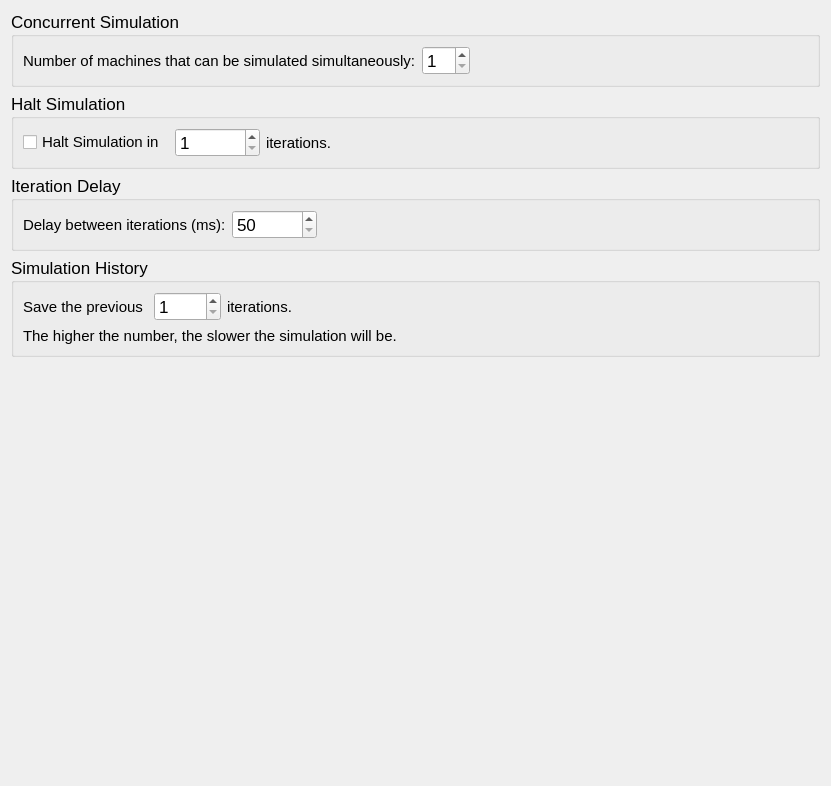
      <widget class="QWidget" name="zSimulationLayout">
       <attribute name="title">
        <string>Simulation</string>
       </attribute>
       <layout class="QVBoxLayout" name="verticalLayout_6">
        <item>
         <widget class="QGroupBox" name="zConcSimLayout">
          <property name="font">
           <font>
            <pointsize>13</pointsize>
           </font>
          </property>
          <property name="title">
           <string>Concurrent Simulation</string>
          </property>
          <layout class="QHBoxLayout" name="horizontalLayout_16">
           <item>
            <widget class="QLabel" name="zLabel_17">
             <property name="font">
              <font>
               <pointsize>11</pointsize>
              </font>
             </property>
             <property name="text">
              <string>Number of machines that can be simulated simultaneously:</string>
             </property>
            </widget>
           </item>
           <item>
            <widget class="QSpinBox" name="concurrentSim">
             <property name="minimum">
              <number>1</number>
             </property>
             <property name="maximum">
              <number>50</number>
             </property>
             <property name="value">
              <number>1</number>
             </property>
            </widget>
           </item>
           <item>
            <spacer name="zSpacer_14">
             <property name="orientation">
              <enum>Qt::Horizontal</enum>
             </property>
             <property name="sizeHint" stdset="0">
              <size>
               <width>338</width>
               <height>20</height>
              </size>
             </property>
            </spacer>
           </item>
          </layout>
         </widget>
        </item>
        <item>
         <widget class="QGroupBox" name="zHaltSimLayout">
          <property name="font">
           <font>
            <pointsize>13</pointsize>
           </font>
          </property>
          <property name="title">
           <string>Halt Simulation</string>
          </property>
          <layout class="QHBoxLayout" name="horizontalLayout_6">
           <item>
            <widget class="QCheckBox" name="haltSimCheck">
             <property name="font">
              <font>
               <pointsize>11</pointsize>
              </font>
             </property>
             <property name="text">
              <string>Halt Simulation in </string>
             </property>
            </widget>
           </item>
           <item>
            <widget class="QSpinBox" name="haltSimSpinBox">
             <property name="minimum">
              <number>1</number>
             </property>
             <property name="maximum">
              <number>10000000</number>
             </property>
             <property name="value">
              <number>1</number>
             </property>
            </widget>
           </item>
           <item>
            <widget class="QLabel" name="zLabel_19">
             <property name="font">
              <font>
               <pointsize>11</pointsize>
              </font>
             </property>
             <property name="text">
              <string>iterations.</string>
             </property>
            </widget>
           </item>
           <item>
            <spacer name="zSpacer_16">
             <property name="orientation">
              <enum>Qt::Horizontal</enum>
             </property>
             <property name="sizeHint" stdset="0">
              <size>
               <width>40</width>
               <height>20</height>
              </size>
             </property>
            </spacer>
           </item>
          </layout>
         </widget>
        </item>
        <item>
         <widget class="QGroupBox" name="zDelayBoxLayout">
          <property name="font">
           <font>
            <pointsize>13</pointsize>
           </font>
          </property>
          <property name="title">
           <string>Iteration Delay</string>
          </property>
          <layout class="QHBoxLayout" name="horizontalLayout_4">
           <item>
            <layout class="QVBoxLayout" name="zDelayLayout">
             <item>
              <layout class="QHBoxLayout" name="zDelayValueLayout">
               <item>
                <widget class="QLabel" name="zLabel_18">
                 <property name="font">
                  <font>
                   <pointsize>11</pointsize>
                  </font>
                 </property>
                 <property name="text">
                  <string>Delay between iterations (ms):</string>
                 </property>
                </widget>
               </item>
               <item>
                <widget class="QSpinBox" name="delaySpinBox">
                 <property name="minimum">
                  <number>50</number>
                 </property>
                 <property name="maximum">
                  <number>1000000</number>
                 </property>
                 <property name="singleStep">
                  <number>50</number>
                 </property>
                 <property name="value">
                  <number>50</number>
                 </property>
                </widget>
               </item>
              </layout>
             </item>
            </layout>
           </item>
           <item>
            <spacer name="zSpacer_15">
             <property name="orientation">
              <enum>Qt::Horizontal</enum>
             </property>
             <property name="sizeHint" stdset="0">
              <size>
               <width>477</width>
               <height>20</height>
              </size>
             </property>
            </spacer>
           </item>
          </layout>
         </widget>
        </item>
        <item>
         <widget class="QGroupBox" name="zSimHistLayout">
          <property name="font">
           <font>
            <pointsize>13</pointsize>
           </font>
          </property>
          <property name="title">
           <string>Simulation History</string>
          </property>
          <layout class="QVBoxLayout" name="verticalLayout_2">
           <item>
            <layout class="QHBoxLayout" name="zSimHistValueLayout">
             <item>
              <widget class="QLabel" name="zLabel_20">
               <property name="font">
                <font>
                 <pointsize>11</pointsize>
                </font>
               </property>
               <property name="text">
                <string>Save the previous </string>
               </property>
              </widget>
             </item>
             <item>
              <widget class="QSpinBox" name="simHistSBox">
               <property name="minimum">
                <number>1</number>
               </property>
               <property name="maximum">
                <number>1000</number>
               </property>
              </widget>
             </item>
             <item>
              <widget class="QLabel" name="zLabel_21">
               <property name="font">
                <font>
                 <pointsize>11</pointsize>
                </font>
               </property>
               <property name="text">
                <string>iterations.</string>
               </property>
              </widget>
             </item>
             <item>
              <spacer name="zSpacer_17">
               <property name="orientation">
                <enum>Qt::Horizontal</enum>
               </property>
               <property name="sizeHint" stdset="0">
                <size>
                 <width>40</width>
                 <height>20</height>
                </size>
               </property>
              </spacer>
             </item>
            </layout>
           </item>
           <item>
            <widget class="QLabel" name="zLabel_22">
             <property name="font">
              <font>
               <pointsize>11</pointsize>
              </font>
             </property>
             <property name="text">
              <string>The higher the number, the slower the simulation will be.</string>
             </property>
            </widget>
           </item>
          </layout>
         </widget>
        </item>
        <item>
         <spacer name="zSpacer_13">
          <property name="orientation">
           <enum>Qt::Vertical</enum>
          </property>
          <property name="sizeHint" stdset="0">
           <size>
            <width>20</width>
            <height>418</height>
           </size>
          </property>
         </spacer>
        </item>
       </layout>
      </widget>
